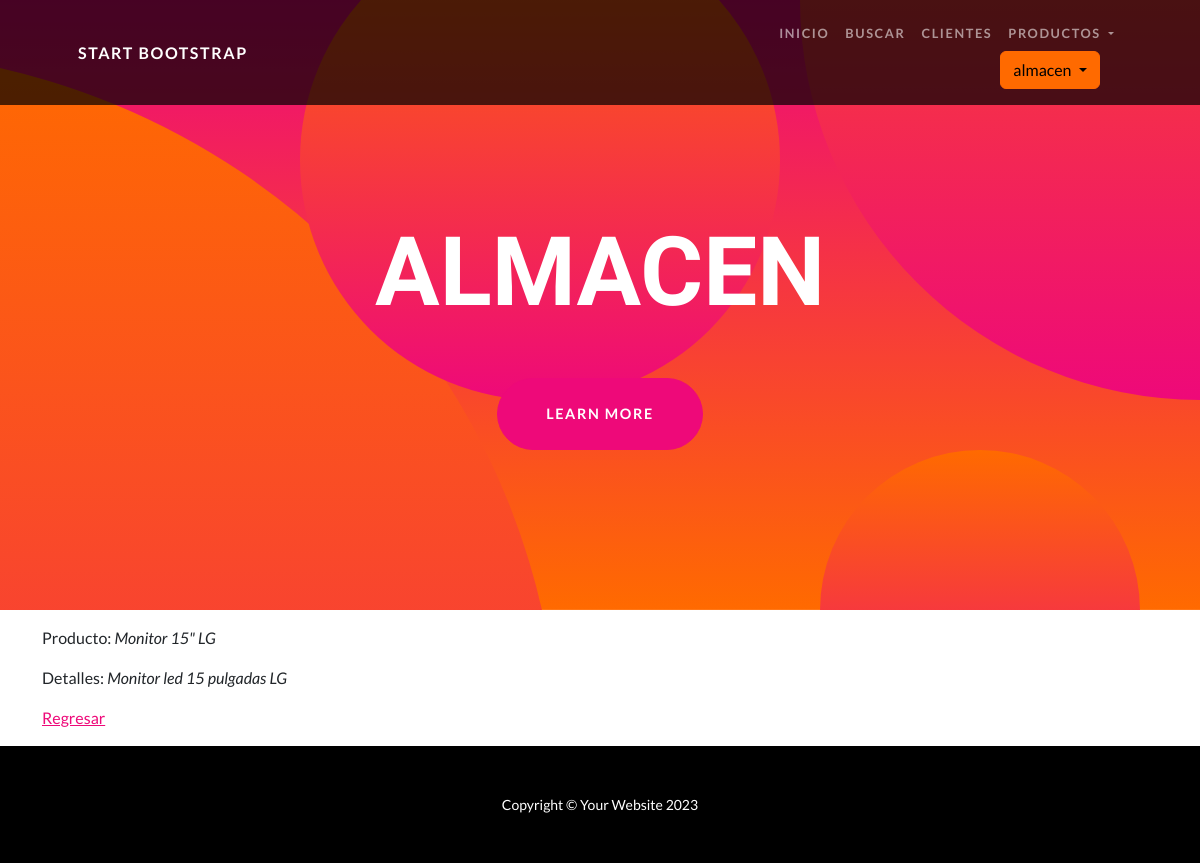
The page /producto-detail/1/ (signed in) on the database as committed earlier.
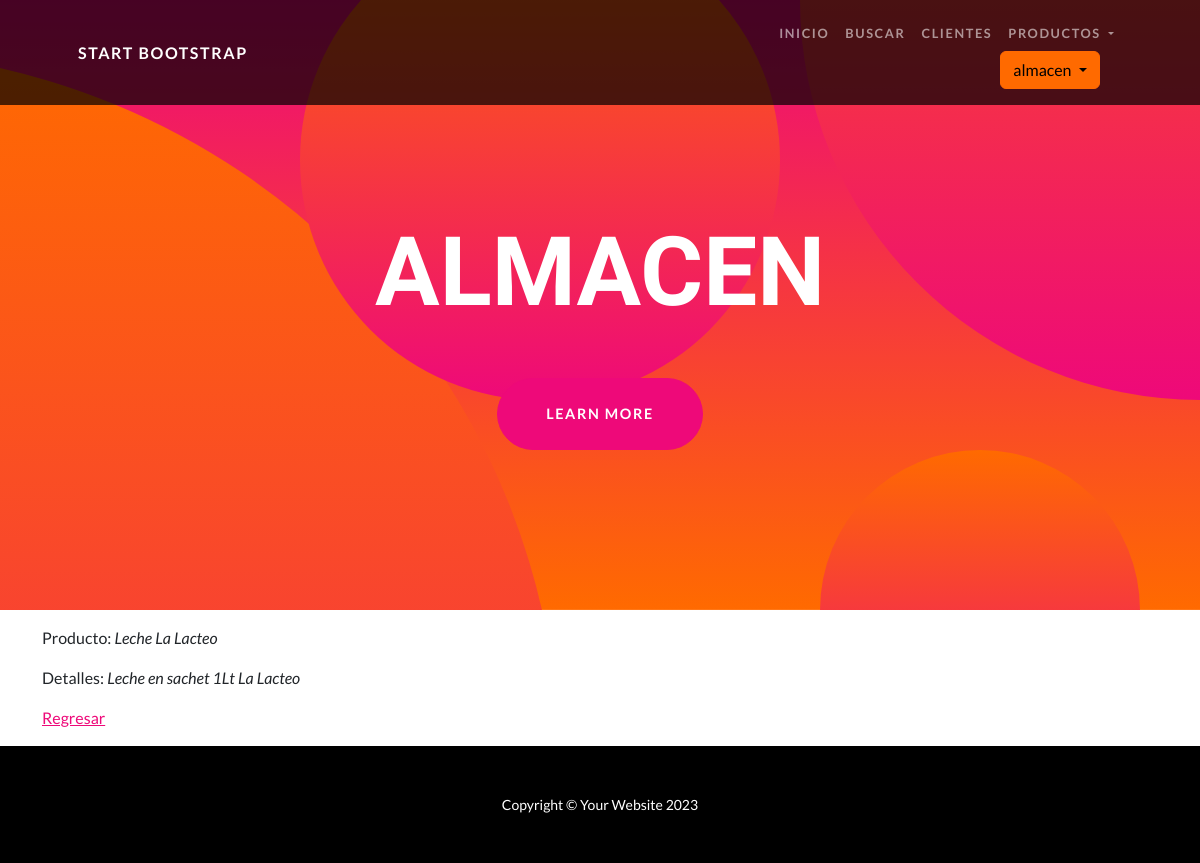
The same page on the database as committed later.
### AppAlmacen/models.py (models this page shows, shortened)
class Producto(models.Model):
    nombre = models.CharField(max_length=100)
    descripcion = models.TextField()
    precio = models.DecimalField(max_digits=10, decimal_places=2)

### AppAlmacen/views.py (the view)
# urls.py: path('producto-detail/<int:pk>/', views.ProductoDetailView.as_view(), name='ProductoDetail'),
class ProductoDetailView(LoginRequiredMixin, DetailView):
    model = Producto
    template_name = "AppAlmacen/Vistas_Clases/producto_detail.html"

### AppAlmacen/context_processors.py (called while the page is built)
def custom_user(request):
    context = auth(request)
    user = context['user']
    if user.is_authenticated:
        imagen = Imagen.objects.filter(user=request.user.id)
        cant = len(imagen)
        if cant > 0:
            context['user_avatar'] = imagen[cant-1]
        else:
            context['user_avatar'] = ""
    return context

### AppAlmacen/templates/AppAlmacen/Vistas_Clases/producto_detail.html (shortened to what this page needs)
{% extends "AppAlmacen/padre.html" %}
{% load static %}
{% block contenidoquecambia %}
<p>Producto: <i>{{ producto.nombre }}</i></p>
<p>Detalles: <i>{{ producto.descripcion }}</i></p>
<p>
    <a href="{% url 'List' %}">Regresar</a>
</p>
{% endblock contenidoquecambia %}

### AppAlmacen/templates/AppAlmacen/padre.html (shortened to what this page needs)
<!DOCTYPE html>
<html lang="en">
    <head>
        {% load static %}
        <link href="{% static 'AppAlmacen/css/styles.css' %}" rel="stylesheet">
    </head>
    <body id="page-top">
        <nav class="navbar navbar-expand-lg navbar-dark navbar-custom fixed-top">
            <div class="container px-5">
                <a class="navbar-brand" href="#page-top">Start Bootstrap</a>
                <div class="collapse navbar-collapse" id="navbarResponsive">
                    <ul class="navbar-nav ms-auto">
                        <li class="nav-item"><a class="nav-link" href="{% url 'home' %}">Inicio</a></li>
                        <li class="nav-item"><a class="nav-link" href="{% url 'AlmacenBuscar' %}">Buscar</a></li>
                                                <li class="nav-item"><a class="nav-link" href="{% url 'ProductoList' %}">Clientes</a></li>
                        <li class="nav-item dropdown">
                            <a class="nav-link dropdown-toggle" href="#" id="productosDropdown" role="button" data-bs-toggle="dropdown" aria-expanded="false">
                                Productos
                            </a>
                        {% if request.user.is_authenticated %}
                            <div class="dropdown">
                                <button class="btn btn-secondary dropdown-toggle" type="button" id="dropdownMenuButton1" data-bs-toggle="dropdown" aria-expanded="false">
                                    {{ request.user.username }}
                                </button>
                        </div>
                        {% endif %}
                    </ul>
                </div>
            </div>
        </nav>
            <header class="masthead text-center text-white">
                <div class="masthead-content">
                    <div class="container px-5">
                        <h1 class="masthead-heading mb-0">{% block header %}ALMACEN{% endblock header %}</h1>
                            <a class="btn btn-primary btn-xl rounded-pill mt-5" href="#scroll">Learn More</a>
                    </div>
                </div>
                <div class="bg-circle-1 bg-circle"></div>
                <div class="bg-circle-2 bg-circle"></div>
                <div class="bg-circle-3 bg-circle"></div>
                <div class="bg-circle-4 bg-circle"></div>
            </header>
            <div  class="container">
                {% block contenidoquecambia %}
                {% endblock contenidoquecambia %}
            </div>
            <footer class="py-5 bg-black">
                <div class="container px-5"><p class="m-0 text-center text-white small">Copyright &copy; Your Website 2023</p></div>
            </footer>
    </body>
</html>

Rows that differ between the two databases and show on the page:
changed Producto: nombre "Monitor 15\" LG" → "Leche La Lacteo"; descripcion "Monitor led 15 pulgadas LG" → "Leche en sachet 1Lt La Lacteo"
